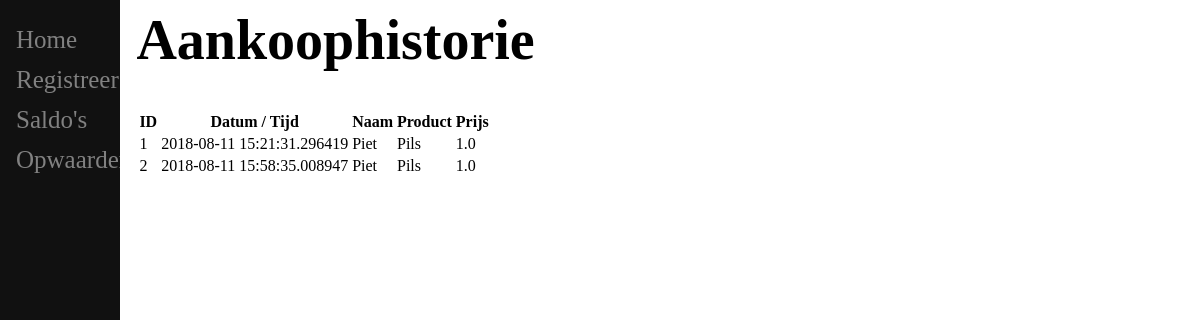
The app's page /purchasehistory, older data.
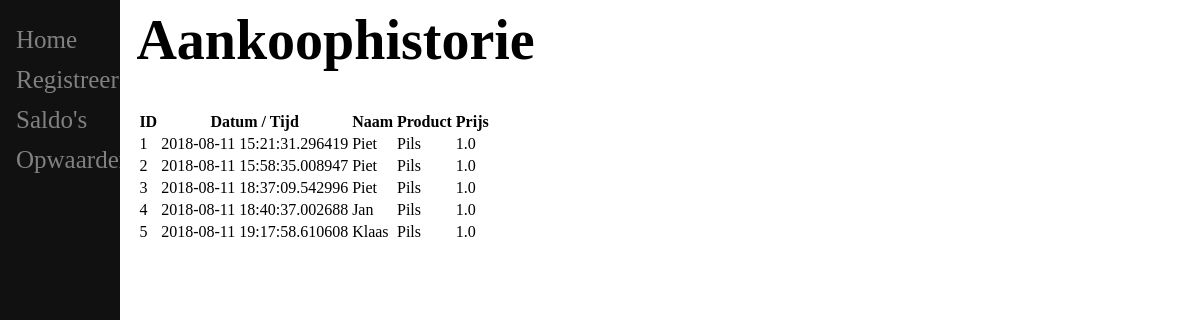
The same page, newer data.
### app/models.py (models this page shows, shortened)
class Purchase(db.Model):
    id = db.Column(db.Integer, primary_key=True)
    timestamp = db.Column(db.DateTime, index=True, default=datetime.utcnow)
    user_id = db.Column(db.Integer, db.ForeignKey('user.id'))
    product_id = db.Column(db.Integer, db.ForeignKey('product.id'))
    price = db.Column(db.Float)

class User(db.Model):
    id = db.Column(db.Integer, primary_key=True)
    name = db.Column(db.String(64), index=True)
    usergroup_id = db.Column(db.Integer, db.ForeignKey('usergroup.id'))
    balance = db.Column(db.Float, default=0)
    upgrades = db.relationship('Upgrade', backref='author', lazy='dynamic')
    purchases = db.relationship('Purchase', backref='author', lazy='dynamic')

class Product(db.Model):
    id = db.Column(db.Integer, primary_key=True)
    name = db.Column(db.String(64), index=True)
    purchaseable = db.Column(db.Boolean)
    purchases = db.relationship('Purchase', backref='product', lazy='dynamic')
    price = db.Column(db.Float)

### app/routes.py (the view)
@app.route('/purchasehistory')
def purchasehistory():
    return render_template('purchasehistory.html', title='Aankoophistorie', User=User, Product=Product, Purchase=Purchase)

### app/templates/purchasehistory.html
{% extends "base.html" %}
{% block content %}
    <h1>Aankoophistorie</h1>
    <table>
        <tr>
            <th>ID</th>
            <th>Datum / Tijd</th>
            <th>Naam</th>
            <th>Product</th>
            <th>Prijs</th>
        </tr>
        {% for p in Purchase.query.all() %}
        <tr>
            <td>{{ p.id }}</td>
            <td>{{ p.timestamp }}</td>
            <td>{{ User.query.get(p.user_id).name }}</td>
            <td>{{ Product.query.get(p.product_id).name }}</td>
            <td>{{ p.price }}</td>
        </tr>
        {% endfor %}
    </table>
{% endblock %}

### app/templates/base.html (shortened to what this page needs)
<HTML>
    <head>
    </head>
    <body>
        <div class="sidenav">
            <a href="{{ url_for('index') }}">Home</a>
            <a href="{{ url_for('register') }}">Registreer</a>
            <a href="{{ url_for('balance') }}">Saldo's</a>
            <a href="{{ url_for('upgrade') }}">Opwaarderen</a>
        </div>
        <div class="main">
        {% block content %}{% endblock %}
        </div>
    </body>
</HTML>

### app/templates/base.html (style rules this page uses)
.sidenav { height: 100%; width: 10%; position: fixed; z-index: 1; top: 0; left: 0; background-color: #111; overflow-x: hidden; padding-top: 20px; }
.sidenav a { padding: 6px 8px 6px 16px; text-decoration: none; font-size: 25px; color: #818181; display: block; }
.main { margin-left: 10%; font-size: 28px; padding: 0px 10px; }

Row changes from the older to the newer data that the page shows:
added Purchase: id "3", timestamp "2018-08-11 18:37:09.542996", {{ User.query.get(p.user_id).name }} "Piet", {{ Product.query.get(p.product_id).name }} "Pils", price "1.0"
added Purchase: id "4", timestamp "2018-08-11 18:40:37.002688", {{ Product.query.get(p.product_id).name }} "Pils", price "1.0"
now on this page (row edited): User: query.get "Jan"
added Purchase: id "5", timestamp "2018-08-11 19:17:58.610608", {{ Product.query.get(p.product_id).name }} "Pils", price "1.0"
now on this page (row edited): User: query.get "Klaas"
